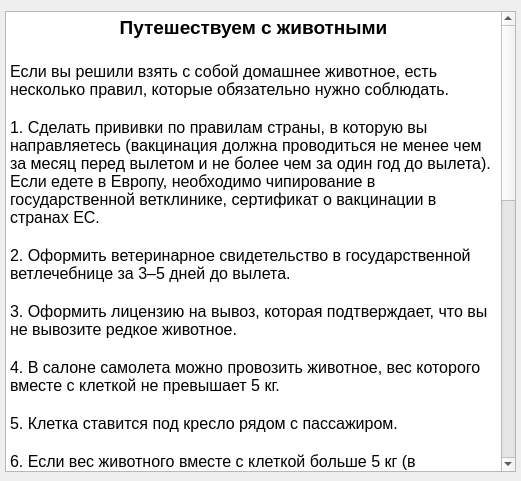
<?xml version="1.0" encoding="UTF-8"?>
<ui version="4.0">
 <class>Third_sub_menu_widget</class>
 <widget class="QWidget" name="Third_sub_menu_widget">
  <property name="geometry">
   <rect>
    <x>0</x>
    <y>0</y>
    <width>521</width>
    <height>481</height>
   </rect>
  </property>
  <property name="windowTitle">
   <string>Form</string>
  </property>
  <widget class="QTextBrowser" name="textBrowser">
   <property name="geometry">
    <rect>
     <x>5</x>
     <y>11</y>
     <width>511</width>
     <height>461</height>
    </rect>
   </property>
   <property name="html">
    <string>&lt;!DOCTYPE HTML PUBLIC &quot;-//W3C//DTD HTML 4.0//EN&quot; &quot;http://www.w3.org/TR/REC-html40/strict.dtd&quot;&gt;
&lt;html&gt;&lt;head&gt;&lt;meta name=&quot;qrichtext&quot; content=&quot;1&quot; /&gt;&lt;style type=&quot;text/css&quot;&gt;
p, li { white-space: pre-wrap; }
&lt;/style&gt;&lt;/head&gt;&lt;body style=&quot; font-family:'MS Shell Dlg 2'; font-size:8.25pt; font-weight:400; font-style:normal;&quot;&gt;
&lt;p align=&quot;center&quot; style=&quot; margin-top:0px; margin-bottom:0px; margin-left:0px; margin-right:0px; -qt-block-indent:0; text-indent:0px;&quot;&gt;&lt;span style=&quot; font-size:14pt; font-weight:600;&quot;&gt;Путешествуем с животными&lt;/span&gt;&lt;/p&gt;
&lt;p align=&quot;center&quot; style=&quot;-qt-paragraph-type:empty; margin-top:0px; margin-bottom:0px; margin-left:0px; margin-right:0px; -qt-block-indent:0; text-indent:0px; font-size:14pt; font-weight:600;&quot;&gt;&lt;br /&gt;&lt;/p&gt;
&lt;p style=&quot; margin-top:0px; margin-bottom:0px; margin-left:0px; margin-right:0px; -qt-block-indent:0; text-indent:0px;&quot;&gt;&lt;span style=&quot; font-size:12pt;&quot;&gt;Если вы решили взять с собой домашнее животное, есть несколько правил, которые обязательно нужно соблюдать.&lt;/span&gt;&lt;/p&gt;
&lt;p style=&quot;-qt-paragraph-type:empty; margin-top:0px; margin-bottom:0px; margin-left:0px; margin-right:0px; -qt-block-indent:0; text-indent:0px; font-size:12pt;&quot;&gt;&lt;br /&gt;&lt;/p&gt;
&lt;p style=&quot; margin-top:0px; margin-bottom:0px; margin-left:0px; margin-right:0px; -qt-block-indent:0; text-indent:0px;&quot;&gt;&lt;span style=&quot; font-size:12pt;&quot;&gt;1. Сделать прививки по правилам страны, в которую вы направляетесь (вакцинация должна проводиться не менее чем за месяц перед вылетом и не более чем за один год до вылета). Если едете в Европу, необходимо чипирование в государственной ветклинике, сертификат о вакцинации в странах ЕС.&lt;/span&gt;&lt;/p&gt;
&lt;p style=&quot;-qt-paragraph-type:empty; margin-top:0px; margin-bottom:0px; margin-left:0px; margin-right:0px; -qt-block-indent:0; text-indent:0px; font-size:12pt;&quot;&gt;&lt;br /&gt;&lt;/p&gt;
&lt;p style=&quot; margin-top:0px; margin-bottom:0px; margin-left:0px; margin-right:0px; -qt-block-indent:0; text-indent:0px;&quot;&gt;&lt;span style=&quot; font-size:12pt;&quot;&gt;2. Оформить ветеринарное свидетельство в государственной ветлечебнице за 3–5 дней до вылета.&lt;/span&gt;&lt;/p&gt;
&lt;p style=&quot;-qt-paragraph-type:empty; margin-top:0px; margin-bottom:0px; margin-left:0px; margin-right:0px; -qt-block-indent:0; text-indent:0px; font-size:12pt;&quot;&gt;&lt;br /&gt;&lt;/p&gt;
&lt;p style=&quot; margin-top:0px; margin-bottom:0px; margin-left:0px; margin-right:0px; -qt-block-indent:0; text-indent:0px;&quot;&gt;&lt;span style=&quot; font-size:12pt;&quot;&gt;3. Оформить лицензию на вывоз, которая подтверждает, что вы не вывозите редкое животное.&lt;/span&gt;&lt;/p&gt;
&lt;p style=&quot;-qt-paragraph-type:empty; margin-top:0px; margin-bottom:0px; margin-left:0px; margin-right:0px; -qt-block-indent:0; text-indent:0px; font-size:12pt;&quot;&gt;&lt;br /&gt;&lt;/p&gt;
&lt;p style=&quot; margin-top:0px; margin-bottom:0px; margin-left:0px; margin-right:0px; -qt-block-indent:0; text-indent:0px;&quot;&gt;&lt;span style=&quot; font-size:12pt;&quot;&gt;4. В салоне самолета можно провозить животное, вес которого вместе с клеткой не превышает 5 кг.&lt;/span&gt;&lt;/p&gt;
&lt;p style=&quot;-qt-paragraph-type:empty; margin-top:0px; margin-bottom:0px; margin-left:0px; margin-right:0px; -qt-block-indent:0; text-indent:0px; font-size:12pt;&quot;&gt;&lt;br /&gt;&lt;/p&gt;
&lt;p style=&quot; margin-top:0px; margin-bottom:0px; margin-left:0px; margin-right:0px; -qt-block-indent:0; text-indent:0px;&quot;&gt;&lt;span style=&quot; font-size:12pt;&quot;&gt;5. Клетка ставится под кресло рядом с пассажиром.&lt;/span&gt;&lt;/p&gt;
&lt;p style=&quot;-qt-paragraph-type:empty; margin-top:0px; margin-bottom:0px; margin-left:0px; margin-right:0px; -qt-block-indent:0; text-indent:0px; font-size:12pt;&quot;&gt;&lt;br /&gt;&lt;/p&gt;
&lt;p style=&quot; margin-top:0px; margin-bottom:0px; margin-left:0px; margin-right:0px; -qt-block-indent:0; text-indent:0px;&quot;&gt;&lt;span style=&quot; font-size:12pt;&quot;&gt;6. Если вес животного вместе с клеткой больше 5 кг (в некоторых авиакомпаниях — больше 8 кг), она перевозится в грузовом отсеке и оплачивается как сверхнормативный багаж. Если собака весит больше 40 кг, нужно покупать отдельный билет, но лететь она все равно будет в грузовом отсеке, в клетке.&lt;/span&gt;&lt;/p&gt;
&lt;p style=&quot;-qt-paragraph-type:empty; margin-top:0px; margin-bottom:0px; margin-left:0px; margin-right:0px; -qt-block-indent:0; text-indent:0px; font-size:12pt;&quot;&gt;&lt;br /&gt;&lt;/p&gt;
&lt;p style=&quot; margin-top:0px; margin-bottom:0px; margin-left:0px; margin-right:0px; -qt-block-indent:0; text-indent:0px;&quot;&gt;&lt;span style=&quot; font-size:12pt;&quot;&gt;7. Не давайте животному есть за 12 часов и пить за 4 часа до вылета. Если животное беспокойное, можно применить транквилизатор.&lt;/span&gt;&lt;/p&gt;
&lt;p style=&quot;-qt-paragraph-type:empty; margin-top:0px; margin-bottom:0px; margin-left:0px; margin-right:0px; -qt-block-indent:0; text-indent:0px; font-size:12pt;&quot;&gt;&lt;br /&gt;&lt;/p&gt;
&lt;p style=&quot;-qt-paragraph-type:empty; margin-top:0px; margin-bottom:0px; margin-left:0px; margin-right:0px; -qt-block-indent:0; text-indent:0px; font-size:12pt;&quot;&gt;&lt;br /&gt;&lt;/p&gt;
&lt;p style=&quot; margin-top:0px; margin-bottom:0px; margin-left:0px; margin-right:0px; -qt-block-indent:0; text-indent:0px;&quot;&gt;&lt;span style=&quot; font-size:12pt;&quot;&gt;Требования к клетке&lt;/span&gt;&lt;/p&gt;
&lt;p style=&quot; margin-top:0px; margin-bottom:0px; margin-left:0px; margin-right:0px; -qt-block-indent:0; text-indent:0px;&quot;&gt;&lt;span style=&quot; font-size:12pt;&quot;&gt;1. Животные в клетке должны иметь возможность стоять с поднятой головой, не доставая до крышки, и удобно лежать.&lt;/span&gt;&lt;/p&gt;
&lt;p style=&quot;-qt-paragraph-type:empty; margin-top:0px; margin-bottom:0px; margin-left:0px; margin-right:0px; -qt-block-indent:0; text-indent:0px; font-size:12pt;&quot;&gt;&lt;br /&gt;&lt;/p&gt;
&lt;p style=&quot; margin-top:0px; margin-bottom:0px; margin-left:0px; margin-right:0px; -qt-block-indent:0; text-indent:0px;&quot;&gt;&lt;span style=&quot; font-size:12pt;&quot;&gt;2. Клетка должна быть из твердой пластмассы со встроенной металлической дверцей.&lt;/span&gt;&lt;/p&gt;
&lt;p style=&quot;-qt-paragraph-type:empty; margin-top:0px; margin-bottom:0px; margin-left:0px; margin-right:0px; -qt-block-indent:0; text-indent:0px; font-size:12pt;&quot;&gt;&lt;br /&gt;&lt;/p&gt;
&lt;p style=&quot; margin-top:0px; margin-bottom:0px; margin-left:0px; margin-right:0px; -qt-block-indent:0; text-indent:0px;&quot;&gt;&lt;span style=&quot; font-size:12pt;&quot;&gt;3. К клетке должны быть прикреплены копии паспорта животного (ветеринарная декларация).&lt;/span&gt;&lt;/p&gt;
&lt;p style=&quot;-qt-paragraph-type:empty; margin-top:0px; margin-bottom:0px; margin-left:0px; margin-right:0px; -qt-block-indent:0; text-indent:0px; font-size:12pt;&quot;&gt;&lt;br /&gt;&lt;/p&gt;
&lt;p style=&quot; margin-top:0px; margin-bottom:0px; margin-left:0px; margin-right:0px; -qt-block-indent:0; text-indent:0px;&quot;&gt;&lt;span style=&quot; font-size:12pt;&quot;&gt;4. В клетке должны быть жесткие емкости для пищи и воды.&lt;/span&gt;&lt;/p&gt;
&lt;p style=&quot;-qt-paragraph-type:empty; margin-top:0px; margin-bottom:0px; margin-left:0px; margin-right:0px; -qt-block-indent:0; text-indent:0px; font-size:12pt;&quot;&gt;&lt;br /&gt;&lt;/p&gt;
&lt;p style=&quot; margin-top:0px; margin-bottom:0px; margin-left:0px; margin-right:0px; -qt-block-indent:0; text-indent:0px;&quot;&gt;&lt;span style=&quot; font-size:12pt;&quot;&gt;5. Емкости должны быть доступны при закрытой дверце.&lt;/span&gt;&lt;/p&gt;
&lt;p style=&quot;-qt-paragraph-type:empty; margin-top:0px; margin-bottom:0px; margin-left:0px; margin-right:0px; -qt-block-indent:0; text-indent:0px; font-size:12pt;&quot;&gt;&lt;br /&gt;&lt;/p&gt;
&lt;p style=&quot; margin-top:0px; margin-bottom:0px; margin-left:0px; margin-right:0px; -qt-block-indent:0; text-indent:0px;&quot;&gt;&lt;span style=&quot; font-size:12pt;&quot;&gt;6. Дно клетки должен устилать впитывающий материал: тряпки, газеты и другие материалы, кроме соломенной подстилки.&lt;/span&gt;&lt;/p&gt;
&lt;p style=&quot;-qt-paragraph-type:empty; margin-top:0px; margin-bottom:0px; margin-left:0px; margin-right:0px; -qt-block-indent:0; text-indent:0px; font-size:12pt;&quot;&gt;&lt;br /&gt;&lt;/p&gt;
&lt;p style=&quot; margin-top:0px; margin-bottom:0px; margin-left:0px; margin-right:0px; -qt-block-indent:0; text-indent:0px;&quot;&gt;&lt;span style=&quot; font-size:12pt;&quot;&gt;7. На клетке должна быть одна наклейка Live Animal и две «Верх», ярлык с именем, адресом и номером пассажира.&lt;/span&gt;&lt;/p&gt;
&lt;p style=&quot;-qt-paragraph-type:empty; margin-top:0px; margin-bottom:0px; margin-left:0px; margin-right:0px; -qt-block-indent:0; text-indent:0px; font-size:12pt;&quot;&gt;&lt;br /&gt;&lt;/p&gt;
&lt;p style=&quot; margin-top:0px; margin-bottom:0px; margin-left:0px; margin-right:0px; -qt-block-indent:0; text-indent:0px;&quot;&gt;&lt;span style=&quot; font-size:12pt;&quot;&gt;8. В клетке не должно быть поводка и намордника.&lt;/span&gt;&lt;/p&gt;
&lt;p style=&quot;-qt-paragraph-type:empty; margin-top:0px; margin-bottom:0px; margin-left:0px; margin-right:0px; -qt-block-indent:0; text-indent:0px; font-size:12pt;&quot;&gt;&lt;br /&gt;&lt;/p&gt;
&lt;p style=&quot; margin-top:0px; margin-bottom:0px; margin-left:0px; margin-right:0px; -qt-block-indent:0; text-indent:0px;&quot;&gt;&lt;span style=&quot; font-size:12pt;&quot;&gt;9. На дверце клетки должен быть прочный замок.&lt;/span&gt;&lt;/p&gt;
&lt;p style=&quot;-qt-paragraph-type:empty; margin-top:0px; margin-bottom:0px; margin-left:0px; margin-right:0px; -qt-block-indent:0; text-indent:0px; font-size:12pt;&quot;&gt;&lt;br /&gt;&lt;/p&gt;
&lt;p style=&quot; margin-top:0px; margin-bottom:0px; margin-left:0px; margin-right:0px; -qt-block-indent:0; text-indent:0px;&quot;&gt;&lt;span style=&quot; font-size:12pt;&quot;&gt;10. Колеса должны быть сняты.&lt;/span&gt;&lt;/p&gt;&lt;/body&gt;&lt;/html&gt;</string>
   </property>
  </widget>
 </widget>
 <resources/>
 <connections/>
</ui>
